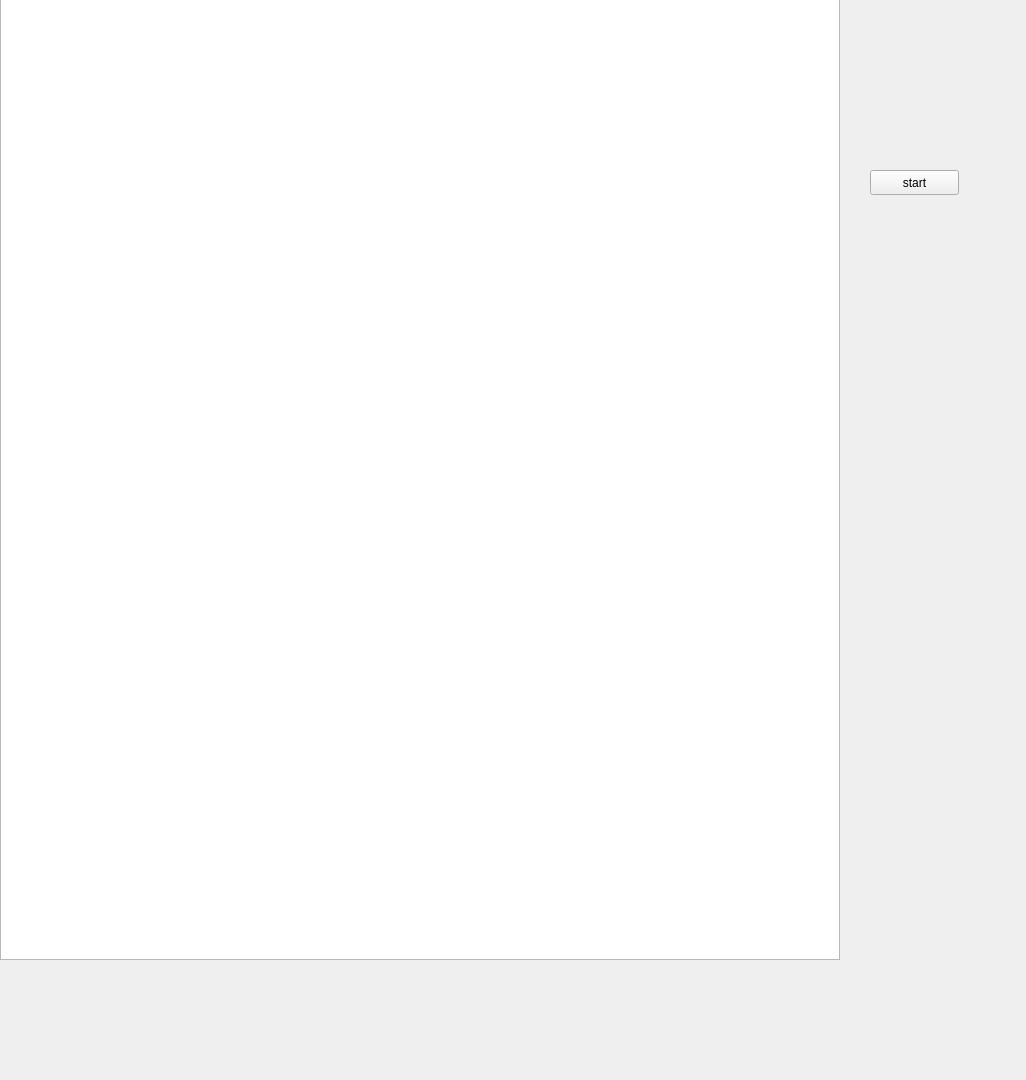
<?xml version="1.0" encoding="UTF-8"?>
<ui version="4.0">
 <class>onlineGameWindow</class>
 <widget class="QMainWindow" name="onlineGameWindow">
  <property name="geometry">
   <rect>
    <x>0</x>
    <y>0</y>
    <width>1026</width>
    <height>1080</height>
   </rect>
  </property>
  <property name="windowTitle">
   <string>MainWindow</string>
  </property>
  <widget class="QWidget" name="centralwidget">
   <widget class="QGraphicsView" name="graphicsView">
    <property name="geometry">
     <rect>
      <x>0</x>
      <y>-80</y>
      <width>840</width>
      <height>1040</height>
     </rect>
    </property>
   </widget>
   <widget class="QPushButton" name="pushButton">
    <property name="geometry">
     <rect>
      <x>870</x>
      <y>170</y>
      <width>89</width>
      <height>25</height>
     </rect>
    </property>
    <property name="text">
     <string>start</string>
    </property>
   </widget>
  </widget>
 </widget>
 <resources/>
 <connections/>
</ui>
